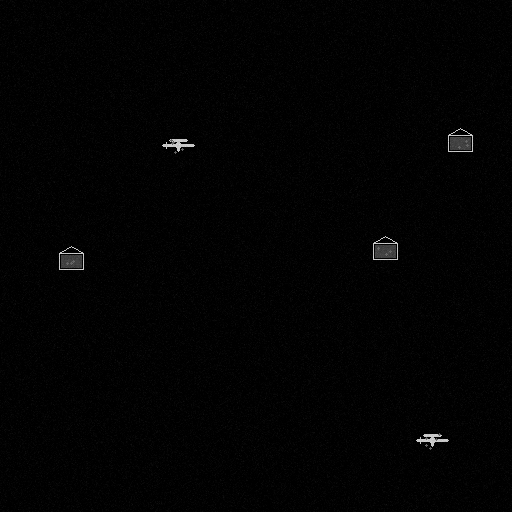
#> input picture kp/generated_images/radar_image_1760535182.png, 512 x 512 px
$ python -i draft2.py   (imports and definitions only)
#> lines starting #> are read from the running program, lines starting #| are printed output that depends on the picture
#> further down, picture is the input picture: shape (512, 512, 3); min 0, max 219, mean 2.5

import time
import numpy as np
import cv2
from PyQt5 import QtWidgets, QtCore
from matplotlib.backends.backend_qt5agg import FigureCanvasQTAgg as FigureCanvas
from matplotlib.figure import Figure
from matplotlib.patches import Rectangle
from scipy.interpolate import griddata


# ------------------- Target Detection -------------------
class TargetDetector:
    def __init__(self, brightness_thresh=0.7, min_area=5, max_aspect_ratio=2.0):
        self.brightness_thresh = brightness_thresh
        self.min_area = min_area
        self.max_aspect_ratio = max_aspect_ratio

    def detect(self, image):
        img_uint8 = (image * 255).astype(np.uint8)
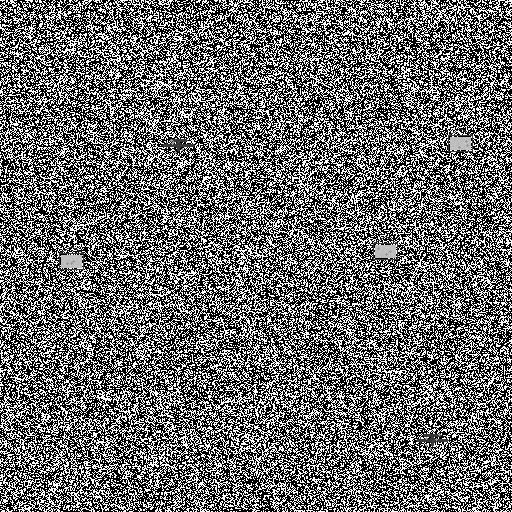
#> img_uint8: shape (512, 512, 3); min 0, max 255, mean 106.3
        _, thresh = cv2.threshold(img_uint8, int(self.brightness_thresh * 255), 255, cv2.THRESH_BINARY)
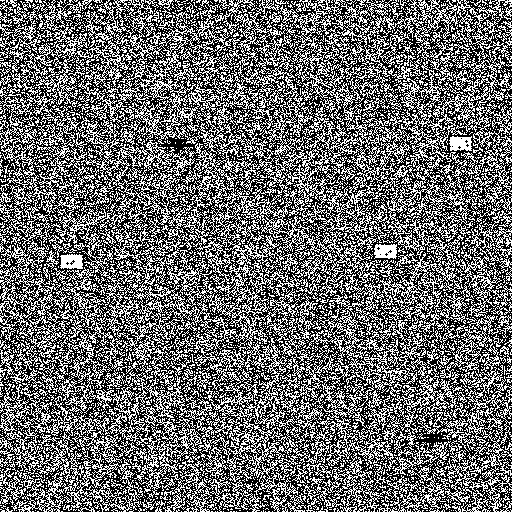
#> thresh: shape (512, 512, 3); 42.2% white in thin lines or dots
#> (the run stopped early here; a loop or call above may not have finished)

$ run again, on kp/generated_images/radar_image_1760535198.png
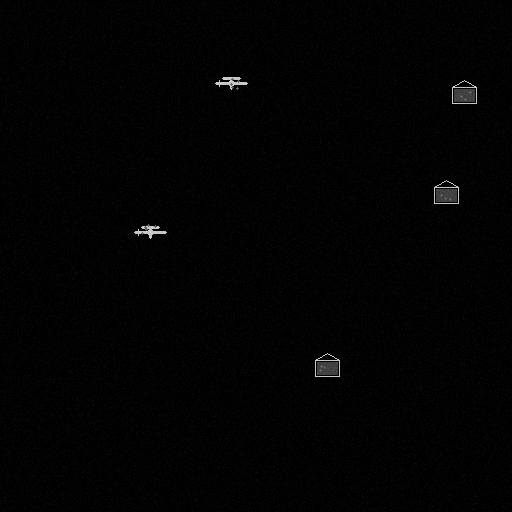
#> input picture kp/generated_images/radar_image_1760535198.png, 512 x 512 px
#> picture is the input picture: shape (512, 512, 3); min 0, max 218, mean 2.5
#> in detect, `img_uint8 = (image * 255).astype(np.uint8)`:
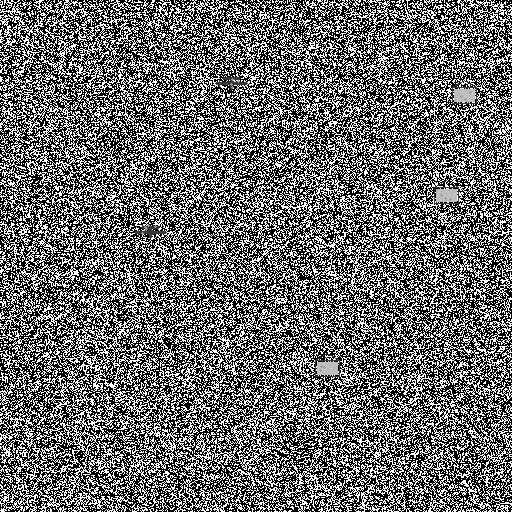
#> img_uint8: shape (512, 512, 3); min 0, max 255, mean 106.3
#> in detect, `_, thresh = cv2.threshold(img_uint8, int(self.brightness_thresh * 255)..`:
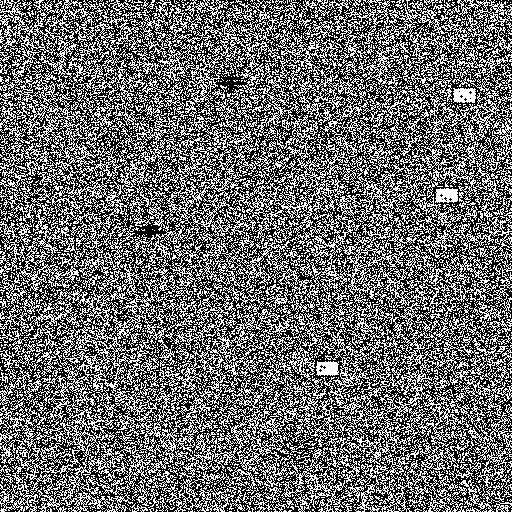
#> thresh: shape (512, 512, 3); 42.2% white in thin lines or dots
